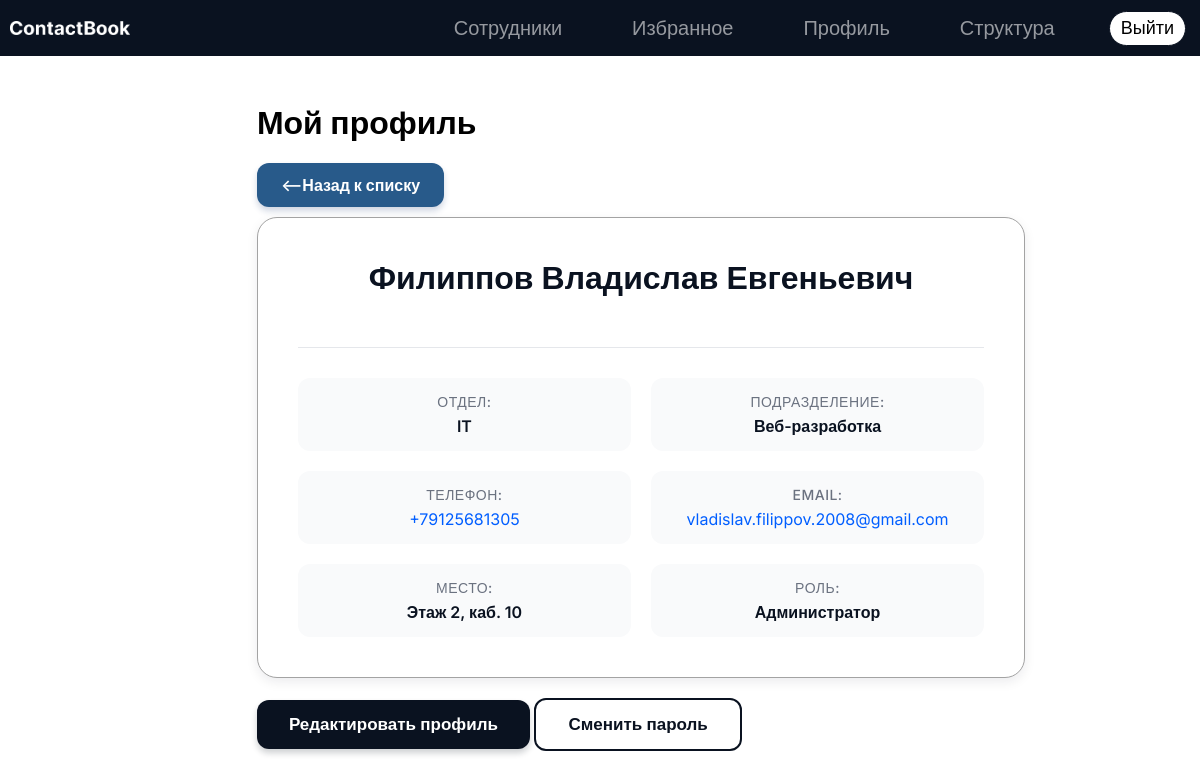
The page /profile/ (signed in) on the database as committed earlier.
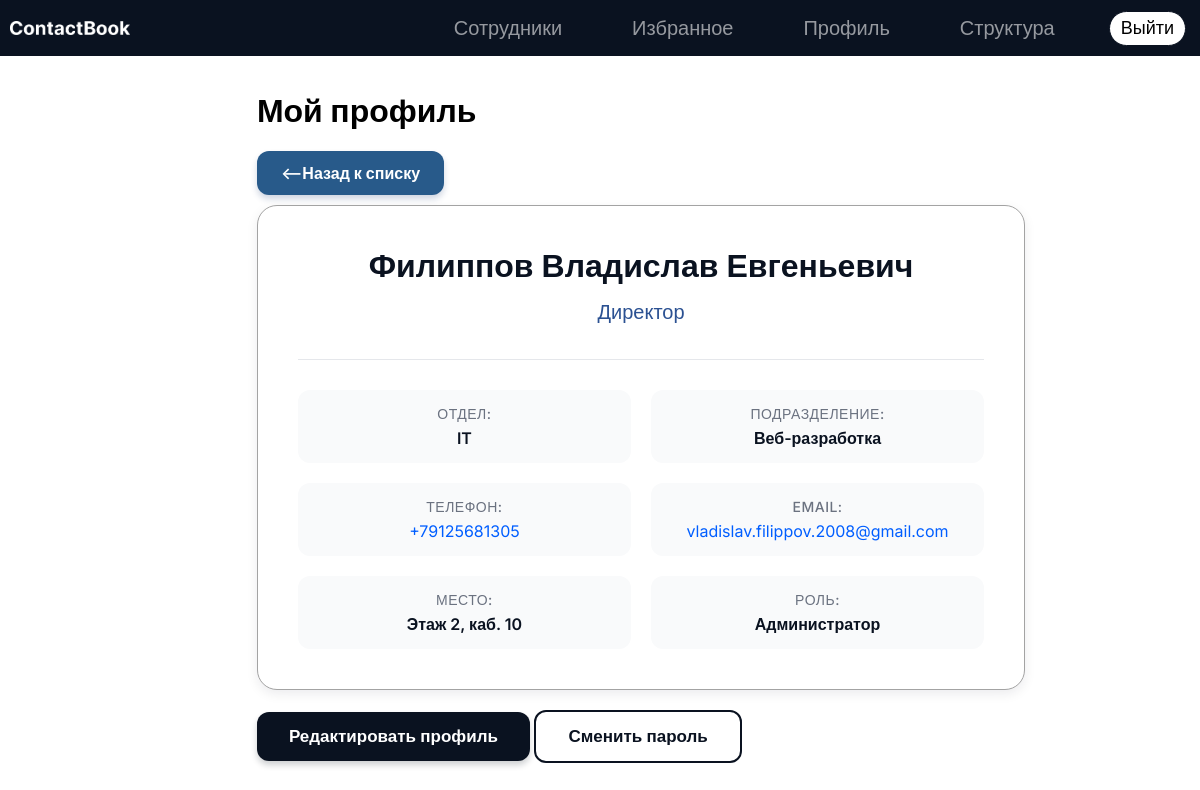
The same page on the database as committed later.
### ContactBook/models.py (models this page shows, shortened)
class Employee(models.Model):
    last_name = models.CharField(max_length=50, verbose_name='Фамилия')
    first_name = models.CharField(max_length=50, verbose_name='Имя')
    middle_name = models.CharField(max_length=50, blank=True, null=True, verbose_name='Отчество')
    department = models.ForeignKey(Department, on_delete=models.PROTECT, verbose_name='Отдел')
    subdivision = models.ForeignKey(Subdivision, on_delete=models.SET_NULL, blank=True, null=True, verbose_name='Подразделение')
    position = models.CharField(max_length=100, verbose_name='Должность')
    phone = models.CharField(max_length=20, unique=True, verbose_name='Телефон')
    floor = models.CharField(max_length=50, verbose_name='Этаж')
    cabinet = models.CharField(max_length=50, blank=True, null=True, verbose_name='Кабинет')
    role = models.CharField(
        max_length=20,
        choices=[('user', 'Пользователь'), ('admin', 'Администратор')],
        default='user',
        verbose_name='Роль'
    )
    user_account = models.OneToOneField(User, on_delete=models.CASCADE, null=True, blank=True, related_name='employee_profile', verbose_name='Аккаунт входа')
    class Meta:
        verbose_name_plural = 'Сотрудники'

class Department(models.Model):
    name = models.CharField(max_length=100, unique=True, verbose_name='Название отдела')
    class Meta:
        verbose_name_plural = 'Отделы'

class Subdivision(models.Model):
    name = models.CharField(max_length=100, verbose_name='Название подразделения')
    department = models.ForeignKey(Department, on_delete=models.CASCADE, related_name='subdivisions', verbose_name='Родительский отдел')
    class Meta:
        constraints = [
            models.UniqueConstraint(fields=['name', 'department'], name='unique_subdivision_name_per_dept')
        ]
        verbose_name_plural = 'Подразделения'

### ContactBook/views.py (the view)
# urls.py: path('profile/', views.my_profile, name='my_profile'),
@login_required
def my_profile(request):
    employee = request.user.employee_profile
    return render(request, 'contactbook/my_profile.html', {
        'employee': employee,
        'user_email': request.user.email
    })

### ContactBook/templates/contactbook/my_profile.html (shortened to what this page needs)
{% extends "base.html" %}
{% block content %}
<div class="profile-container">
    <div class="profile-header">
        <h1>Мой профиль</h1>
        <a href="{% url 'contactbook:employee_list' %}" class="btn back-link"><--Назад к списку</a>
    </div>
    <div class="profile-card">
        <div class="profile-info">
            <h2>{{ employee.last_name }} {{ employee.first_name }} {{ employee.middle_name|default:"" }}</h2>
            <p class="profile-position">{{ employee.position }}</p>
            <div class="profile-details">
                <div class="detail-item">
                    <label class="detail-label">Отдел:</label>
                    <span class="detail-value">{{ employee.department.name }}</span>
                </div>
                <div class="detail-item">
                    <label class="detail-label">Подразделение:</label>
                    <span class="detail-value">{{ employee.subdivision.name|default:"Не указано" }}</span>
                </div>
                <div class="detail-item">
                    <label class="detail-label">Телефон:</label>
                    <a href="#" onclick="navigator.clipboard.writeText(this.innerText); alert('Скопировано'); return false;" class="copy-data">{{ employee.phone }}</a>
                </div>
                <div class="detail-item">
                    <label class="detail-label">Email:</label>
                    <a href="#" onclick="navigator.clipboard.writeText(this.innerText); alert('Скопировано'); return false;" class="copy-data">{{ user_email }}</a>
                </div>
                <div class="detail-item">
                    <label class="detail-label">Место:</label>
                    <span class="detail-value">Этаж {{ employee.floor }}{% if employee.cabinet %}, каб. {{ employee.cabinet }}{% endif %}</span>
                </div>
                <div class="detail-item">
                    <label class="detail-label">Роль:</label>
                    <span class="detail-value">{{ employee.get_role_display }}</span>
                </div>
            </div>
        </div>
    </div>
    <div class="prof-btn">
        <br>
        <a href="{% url 'contactbook:edit_profile' %}" class="btn btn-primary">Редактировать профиль</a>
        {% if employee.user_account == request.user %}
        <a href="{% url 'contactbook:change_password' %}" class="btn btn-secondary">Сменить пароль</a>
        {% endif %}
    </div>
</div>
{% endblock %}

Rows that differ between the two databases and show on the page:
changed Employee "Филиппов": position (not shown) → "Директор"
